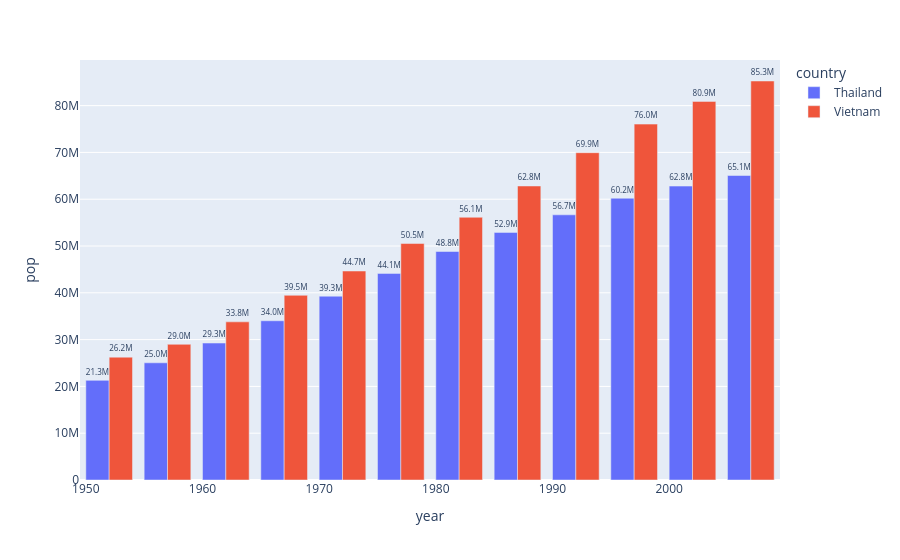

The cell this chart's notebook holds for it:
### Code cell
fig = px.bar(data_tha_vie, x="year", y="pop", color="country", barmode="group", text="gdpPercap", text_auto=".3s")
fig.update_traces(textfont_size=12, textangle=0, textposition="outside")
fig.show()

### Figure 1 — Plotly figure (JSON) as saved in the notebook; plotly's stock layout.template omitted (floating-point values rounded to 4 significant figures)
{"data": [{"alignmentgroup": "True", "hovertemplate": "country=Thailand<br>year=%{x}<br>pop=%{y}<br>gdpPercap=%{text}<extra></extra>", "legendgroup": "Thailand", "marker": {"color": "#636efa", "pattern": {"shape": ""}}, "name": "Thailand", "offsetgroup": "Thailand", "orientation": "v", "showlegend": true, "text": [757.8, 793.6, 1002.0, 1295.0, 1524.0, 1961.0, 2393.0, 2983.0, 4617.0, 5853.0, 5913.0, 7458.0], "textangle": 0, "textfont": {"size": 12}, "textposition": "outside", "texttemplate": "%{y:.3s}", "type": "bar", "x": [1952, 1957, 1962, 1967, 1972, 1977, 1982, 1987, 1992, 1997, 2002, 2007], "xaxis": "x", "y": [21289402, 25041917, 29263397, 34024249, 39276153, 44148285, 48827160, 52910342, 56667095, 60216677, 62806748, 65068149], "yaxis": "y"}, {"alignmentgroup": "True", "hovertemplate": "country=Vietnam<br>year=%{x}<br>pop=%{y}<br>gdpPercap=%{text}<extra></extra>", "legendgroup": "Vietnam", "marker": {"color": "#EF553B", "pattern": {"shape": ""}}, "name": "Vietnam", "offsetgroup": "Vietnam", "orientation": "v", "showlegend": true, "text": [605.1, 676.3, 772.0, 637.1, 699.5, 713.5, 707.2, 820.8, 989.0, 1386.0, 1764.0, 2442.0], "textangle": 0, "textfont": {"size": 12}, "textposition": "outside", "texttemplate": "%{y:.3s}", "type": "bar", "x": [1952, 1957, 1962, 1967, 1972, 1977, 1982, 1987, 1992, 1997, 2002, 2007], "xaxis": "x", "y": [26246839, 28998543, 33796140, 39463910, 44655014, 50533506, 56142181, 62826491, 69940728, 76048996, 80908147, 85262356], "yaxis": "y"}], "layout": {"barmode": "group", "legend": {"title": {"text": "country"}, "tracegroupgap": 0}, "margin": {"t": 60}, "xaxis": {"anchor": "y", "domain": [0, 1], "title": {"text": "year"}}, "yaxis": {"anchor": "x", "domain": [0, 1], "title": {"text": "pop"}}}}
